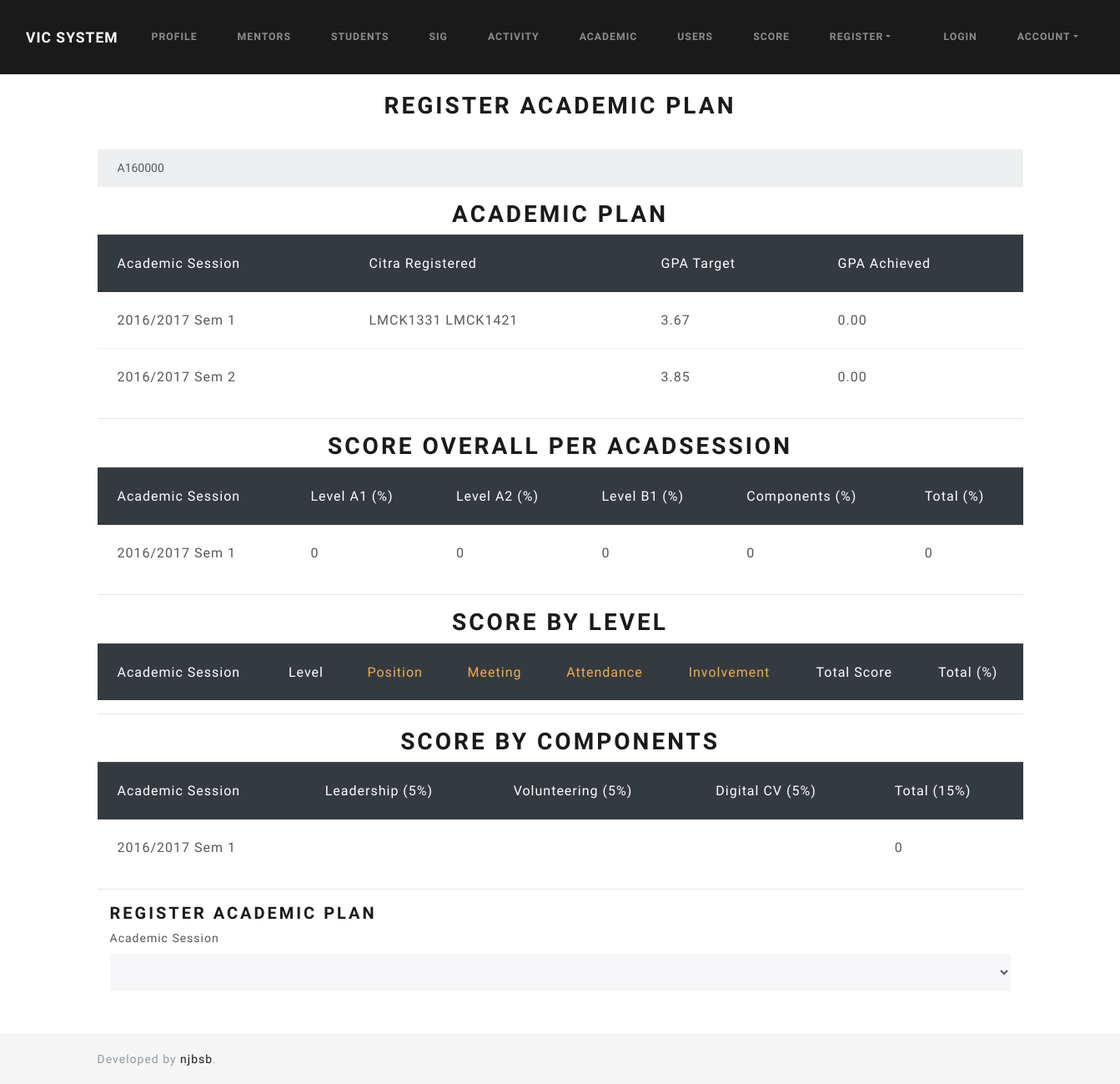
Page /academicplan on the earlier database version.
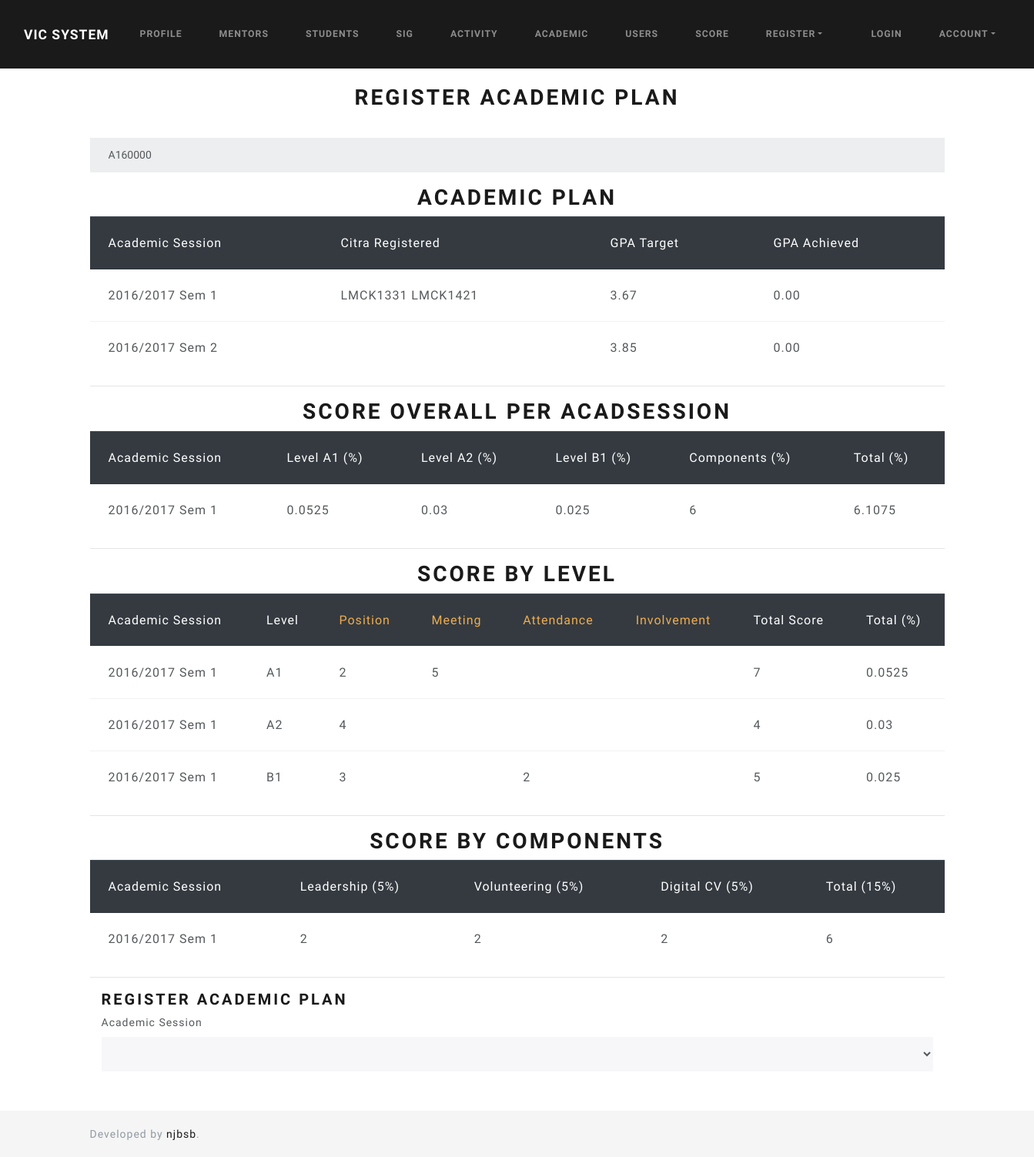
Same page on the later database version.
### tables this page shows
CREATE TABLE `tbl_scorelevel` (
  `acadsession_id` int(11) NOT NULL,
  `student_matric` varchar(8) NOT NULL,
  `marker_matric` varchar(8) NOT NULL,
  `activity_id` int(11) NOT NULL,
  `levelscore_id` int(11) NOT NULL,
  `sc_position` int(11) DEFAULT NULL,
  `sc_meeting` int(11) DEFAULT NULL,
  `sc_attendance` int(11) DEFAULT NULL,
  `sc_involvement` int(11) DEFAULT NULL
);

CREATE TABLE `tbl_levelscore` (
  `id` int(11) NOT NULL,
  `level` varchar(50) NOT NULL,
  `percentage` int(11) NOT NULL
);

CREATE TABLE `tbl_scorecomp` (
  `acadsession_id` int(11) NOT NULL,
  `student_matric` varchar(8) NOT NULL,
  `marker_matric` varchar(8) NOT NULL,
  `levelscore_id` int(11) NOT NULL,
  `sc_digitalcv` int(11) NOT NULL,
  `sc_leadership` int(11) NOT NULL,
  `sc_volunteer` int(11) NOT NULL
);

### application/controllers/Academic.php (called while the page is built, shortened)
<?php
class Academic extends CI_Controller
{
    public function academicplan($level_id = NULL)
    {
        $id = 'A160000';
        $acadsession_id = $this->academic_model->get_activeacademicsession()['id'];
        if ($level_id == FALSE) {
            $data['title'] = 'Register Academic Plan';
            $data['raw_scorelevels'] = $this->score_model->get_scorebylevels($id, $acadsession_id);
            $data['raw_scorecomp'] = $this->score_model->get_scorebycomp($id, $acadsession_id);
            $data['raw_academicplan'] = $this->academic_model->get_academicplan($id);
            $data['academicplans'] = $this->get_arraytable_academicplan($data['raw_academicplan']);
            $data['score_levels'] = $this->get_arraytable_level($acadsession_id, $data['raw_scorelevels']);
            $data['score_comp'] = $this->get_arraytable_comp($acadsession_id, $data['raw_scorecomp']);
            $data['tabletotal'] = $this->get_arraytable_allscore($acadsession_id, $data['score_levels'], $data['score_comp']);
            $this->load->view('templates/header');
            $this->load->view('academic/academicplan', $data);
            $this->load->view('templates/footer');
        }
    }
    public function get_arraytable_academicplan($academicplans)
    {
        $acadplans = array();
        for ($i = 0; $i < count($academicplans); $i++) {
            $acp = $academicplans[$i];
            $id = $acp['student_matric'];
            $acadsess_id = $acp['acadsession_id'];
            $academicsession = $this->get_academicsession($acadsess_id);
            $citrarow = $this->citra_model->get_citrarow($id, $acadsess_id);
            $citrastring = '';
            foreach ($citrarow as $cr) {
                $citrastring .= $cr['citra_code'] . ' ';
            }
            $acparray = array(
                'academicsession' => $academicsession,
                'citra_reg' => $citrastring,
                'gpa_target' => $acp['cgpa_target'],
                'gpa_achieved' => $acp['cgpa_achieved']
            );
            $acadplans[$i] = $acparray;
        }
        return $acadplans;
    }
    public function get_arraytable_allscore($acadsession_id, $datalevel, $datacomp)
    {
        $academicsession = $this->get_academicsession($acadsession_id);
        $totalarray = array(
            'academicsession' => $academicsession,
            'a1' => '0',
            'a2' => '0',
            'b1' => '0',
            'comp' => '0',
            'total' => '0'
        );
        foreach ($datalevel as $data) {
            switch ($data['levelscore_id']) {
                case '1':
                    $totalarray['a1'] = $data['totalpercent'];
                    break;
                case '2':
                    $totalarray['a2'] = $data['totalpercent'];
                    break;
                case '3':
                    $totalarray['b1'] = $data['totalpercent'];
                    break;
            }
        }
        $totalarray['comp'] = $datacomp['total'];
        $totalarray['total'] = $totalarray['a1'] + $totalarray['a2'] + $totalarray['b1'] + $totalarray['comp'];
        return $totalarray;
    }
    public function get_arraytable_level($acadsession_id, $datalevel)
    {
        $academicsession = $this->get_academicsession($acadsession_id);
        for ($i = 0; $i < count($datalevel); $i++) {
            $datalevel[$i]['academicsession'] = $academicsession;
            $percentage = $this->score_model->get_levelscore($datalevel[$i]['levelscore_id'])['percentage'];
            $total = $datalevel[$i]['sc_position'] + $datalevel[$i]['sc_meeting'] + $datalevel[$i]['sc_attendance'] + $datalevel[$i]['sc_involvement'];
            $datalevel[$i]['total'] = $total;
            $datalevel[$i]['totalpercent'] = ($total / 20) * ($percentage / 100);
        }
        return $datalevel;
    }
    public function get_arraytable_comp($acadsession_id, $datacomp)
    {
        $acs = $this->academic_model->get_academicsession($acadsession_id);
        $academicsession = $acs['academicyear'] . ' Sem ' . $acs['semester_id'];
        $datacomp['academicsession'] = $academicsession;
        $datacomp['total'] = $datacomp['sc_digitalcv'] + $datacomp['sc_leadership'] + $datacomp['sc_volunteer'];
        return $datacomp;
    }
    public function get_academicsession($acadsession_id)
    {
        $acs = $this->academic_model->get_academicsession($acadsession_id);
        return $acs['academicyear'] . ' Sem ' . $acs['semester_id'];
    }
}

### index.php (called while the page is built, shortened)
<?php
require_once BASEPATH.'core/CodeIgniter.php';

### application/models/Score_model.php (called while the page is built, shortened)
<?php
class Score_model extends CI_Model
{
    public function get_scorebylevels($matric, $acadsession)
    {
        $this->db->select('scl.*, acy.acadyear, acs.semester_id, act.activity_name, ls.level, ls.percentage')
            ->from('tbl_scorelevel as scl')
            ->where(array('scl.student_matric' => $matric, 'scl.acadsession_id' => $acadsession))
            ->join('tbl_academicsession as acs', 'acs.id = scl.acadsession_id')
            ->join('tbl_academicyear as acy', 'acy.id = acs.acadyear_id')
            ->join('tbl_activity as act', 'act.id = scl.activity_id')
            ->join('tbl_levelscore as ls', 'ls.id = scl.levelscore_id');
        $query = $this->db->get();
        return $query->result_array();
    }
    public function get_scorebycomp($matric, $acadsession)
    {
        $this->db->select('sc.*, acy.acadyear, acs.semester_id, ls.level')
            ->from('tbl_scorecomp as sc')
            ->where(array('sc.student_matric' => $matric, 'sc.acadsession_id' => $acadsession))
            ->join('tbl_academicsession as acs', 'acs.id = sc.acadsession_id')
            ->join('tbl_academicyear as acy', 'acy.id = acs.acadyear_id')
            ->join('tbl_levelscore as ls', 'ls.id = sc.levelscore_id');
        $query = $this->db->get();
        return $query->row_array();
    }
}

### application/views/academic/academicplan.php (the view, shortened to what the changed rows need)
<h2 class="text-center margin"><?= $title ?></h2>
<h2 class="text-center">Academic Plan</h2>
<table class="table display">
    <thead class="table-dark">
        <tr>
            <td>Academic Session</td>
            <td>Citra Registered</td>
            <td>GPA Target</td>
            <td>GPA Achieved</td>
        </tr>
    </thead>
    <tbody>
        <?php if ($academicplans) : ?>
            <?php foreach ($academicplans as $acp) : ?>
                <tr>
                    <td><?= $acp['academicsession'] ?></td>
                    <td><?= $acp['citra_reg'] ?></td>
                    <td><?= $acp['gpa_target'] ?></td>
                    <td><?= $acp['gpa_achieved'] ?></td>
                </tr>
            <?php endforeach ?>
        <?php else : ?>
            <tr>
                <td>No data found</td>
            </tr>
        <?php endif ?>
    </tbody>
</table>
<h2 class="text-center">SCORE OVERALL PER ACADSESSION</h2>
<table class="table display">
    <thead class="table-dark">
        <tr>
            <td>Academic Session</td>
            <td data-toggle="tooltip" data-placement="top" title="15%">Level A1 (%)</td>
            <td data-toggle="tooltip" data-placement="top" title="15%">Level A2 (%)</td>
            <td data-toggle="tooltip" data-placement="top" title="10%">Level B1 (%)</td>
            <td data-toggle="tooltip" data-placement="top" title="15%">Components (%)</td>
            <td data-toggle="tooltip" data-placement="top" title="55%">Total (%)</td>
        </tr>
    </thead>
    <tbody>
        <tr>
            <td><?= $tabletotal['academicsession'] ?></td>
            <td><?= $tabletotal['a1'] ?></td>
            <td><?= $tabletotal['a2'] ?></td>
            <td><?= $tabletotal['b1'] ?></td>
            <td><?= $tabletotal['comp'] ?></td>
            <td><?= $tabletotal['total'] ?></td>
        </tr>
    </tbody>
</table>
<h2 class="text-center">Score by Level</h2>
<table class="table display">
    <thead class="table-dark">
        <tr>
            <td>Academic Session</td>
            <td data-toggle="tooltip" data-placement="top" title="Score Level">Level</td>
            <td class="text-warning" data-toggle="tooltip" data-placement="top" title="Maximum 5 marks">Position</td>
            <td class="text-warning" data-toggle="tooltip" data-placement="top" title="Maximum 3 marks">Meeting</td>
            <td class="text-warning" data-toggle="tooltip" data-placement="top" title="Maximum 5 marks">Attendance</td>
            <td class="text-warning" data-toggle="tooltip" data-placement="top" title="Maximum 7 marks">Involvement</td>
            <td data-toggle="tooltip" data-placement="top" title="Maximum 20 marks">Total Score</td>
            <td>Total (%)</td>
        </tr>
    </thead>
    <tbody>
        <?php if ($score_levels) : ?>
            <?php foreach ($score_levels as $scl) : ?>
                <tr>
                    <td><?= $scl['academicsession'] ?></td>
                    <td><?= $scl['level'] ?></td>
                    <td><?= $scl['sc_position'] ?></td>
                    <td><?= $scl['sc_meeting'] ?></td>
                    <td><?= $scl['sc_attendance'] ?></td>
                    <td><?= $scl['sc_involvement'] ?></td>
                    <td><?= $scl['total'] ?></td>
                    <td><?= $scl['totalpercent'] ?></td>
                </tr>
            <?php endforeach ?>
        <?php endif ?>
    </tbody>
</table>
<h2 class="text-center">Score by Components</h2>
<table class="table display">
    <thead class="table-dark">
        <tr>
            <td>Academic Session</td>
            <td>Leadership (5%)</td>
            <td>Volunteering (5%)</td>
            <td>Digital CV (5%)</td>
            <td>Total (15%)</td>
        </tr>
    </thead>
    <tbody>
        <?php if ($score_comp) : ?>
            <tr>
                <td><?= $score_comp['academicsession'] ?></td>
                <td><?= $score_comp['sc_leadership'] ?></td>
                <td><?= $score_comp['sc_volunteer'] ?></td>
                <td><?= $score_comp['sc_digitalcv'] ?></td>
                <td><?= $score_comp['total'] ?></td>
            </tr>
        <?php else : ?>
            <tr>
                <td>No data</td>
            </tr>
        <?php endif ?>
    </tbody>
</table>

Differences in the rows shown:
added tbl_scorelevel: academicsession "2016/2017 Sem 1", levelscore.level "A1", sc_position "2", sc_meeting "5", total "7", totalpercent "0.0525"
added tbl_scorelevel: academicsession "2016/2017 Sem 1", levelscore.level "A2", sc_position "4", totalpercent "0.03"
added tbl_scorelevel: academicsession "2016/2017 Sem 1", levelscore.level "B1", sc_position "3", sc_attendance "2", total "5", totalpercent "0.025"
added tbl_scorecomp: sc_leadership "2", sc_volunteer "2", sc_digitalcv "2"
Other differences:
$tabletotal['a1']: "0" → "0.0525"
$tabletotal['a2']: "0" → "0.03"
$tabletotal['b1']: "0" → "0.025"
$tabletotal['comp']: "0" → "6"
$tabletotal['total']: "0" → "6.1075"
$score_comp['total']: "0" → "6"
